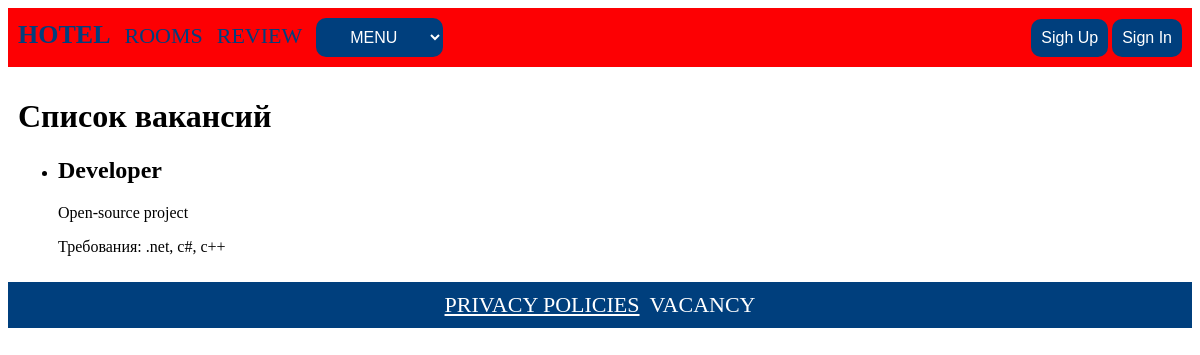
The page /vacancy/ on the database as committed earlier.
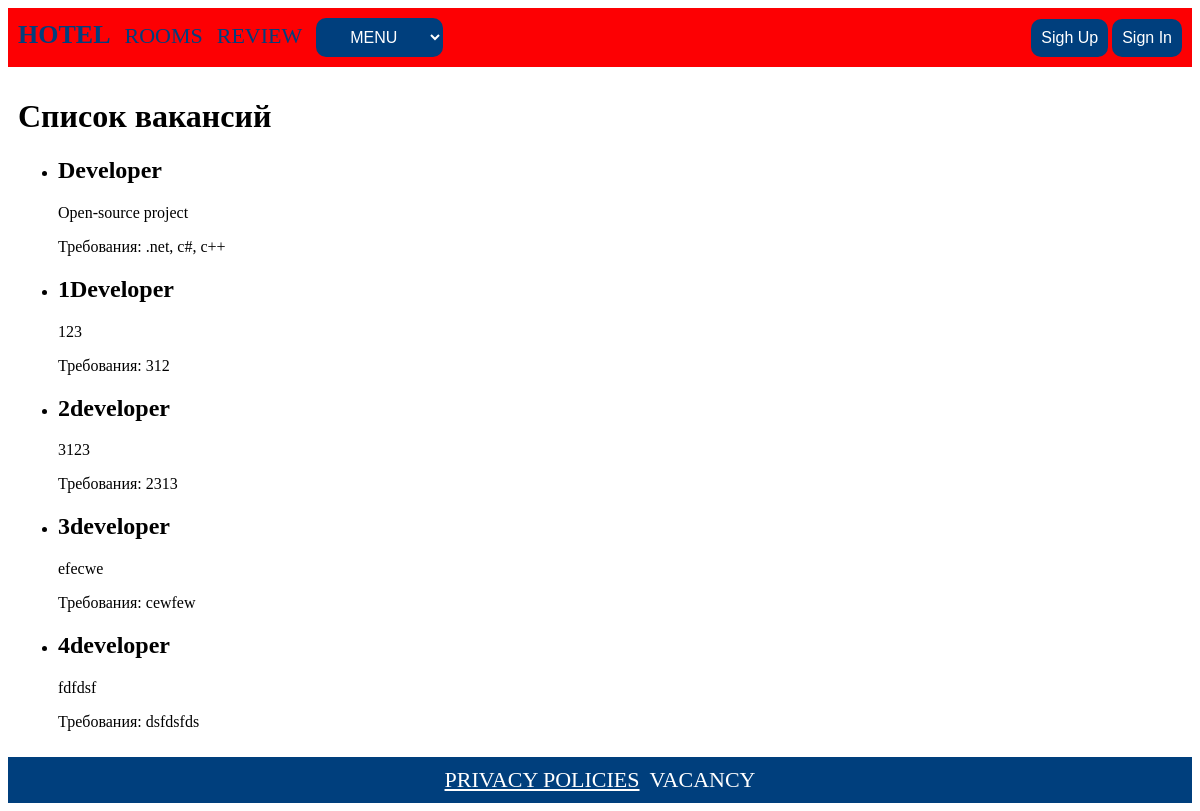
The same page on the database as committed later.
### vacancy/models.py (models this page shows, shortened)
class Vacancy(models.Model):
    title = models.CharField(max_length=200)
    description = models.TextField()
    requirements = models.TextField()
    publication_date = models.DateField(auto_now_add=True)

### vacancy/views.py (the view)
# urls.py: path('', views.vacancy_list, name='home'),
def vacancy_list(request):
    vacancies = Vacancy.objects.all()
    context = {'vacancies': vacancies}
    return render(request, 'vacancy.html', context)

### vacancy/templates/vacancy.html (shortened to what this page needs)
{% extends 'hotel/base_hotel.html' %}
{% block content %}
<h1>Список вакансий</h1>
<ul>
    {% for vacancy in vacancies %}
    <li itemscope itemtype="http://schema.org/JobPosting">
        <h2 itemprop="title">{{ vacancy.title }}</h2>
        <p itemprop="description">{{ vacancy.description }}</p>
        <p>Требования: <span itemprop="qualifications">{{ vacancy.requirements }}</span></p>
    </li>
    {% endfor %}
</ul>
{% endblock %}

Rows that differ between the two databases and show on the page:
added Vacancy: title "1Developer", description "123", requirements "312"
added Vacancy: title "2developer", description "3123", requirements "2313"
added Vacancy: title "3developer", description "efecwe", requirements "cewfew"
added Vacancy: title "4developer", description "fdfdsf", requirements "dsfdsfds"
